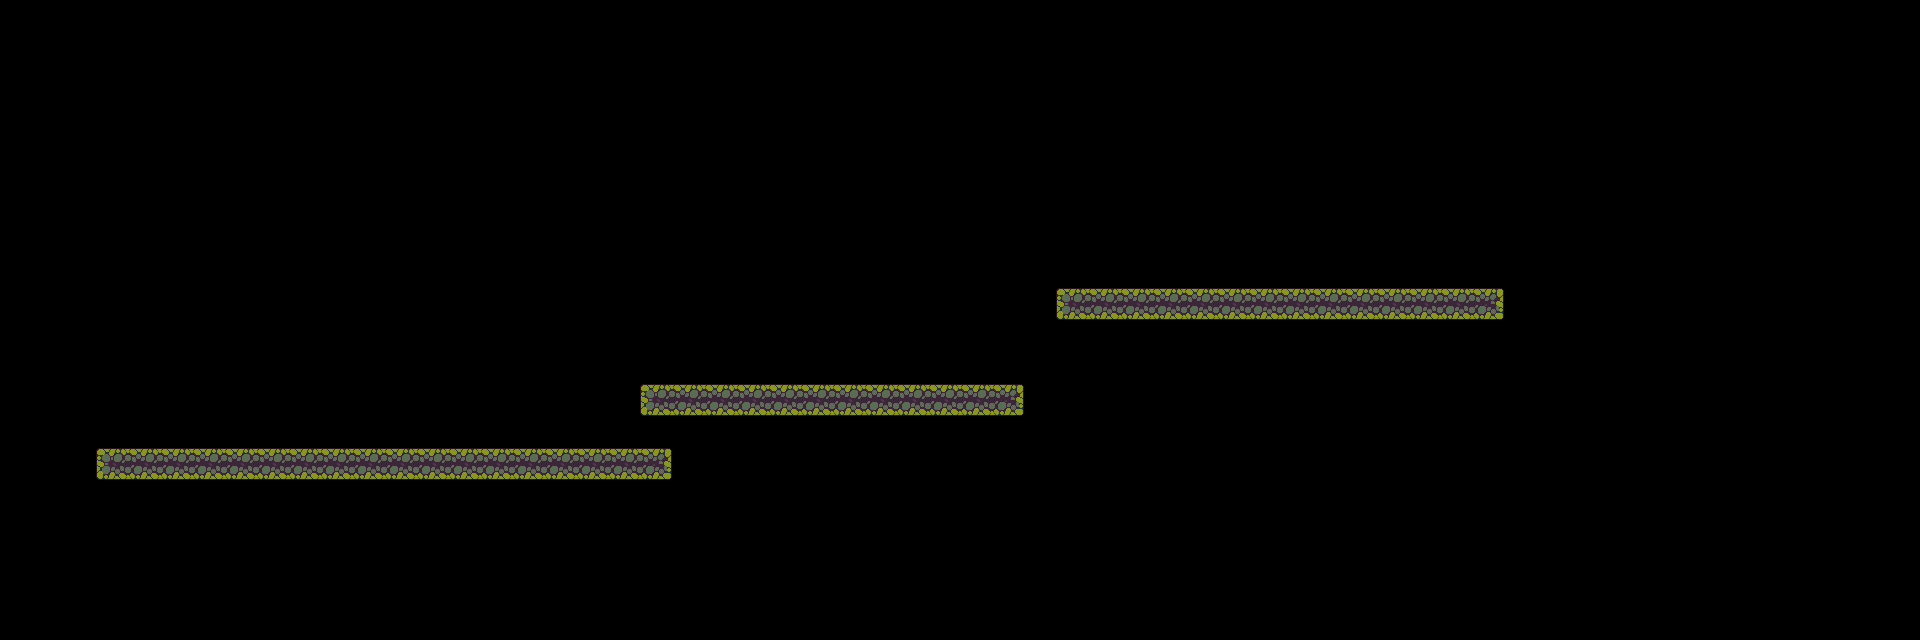

Rendered tile map (Tiled .tmx) drawn with the repository's tilesets; below, a short description and the full map source, tile grids included:
An orthogonal 60x20 tile map with 32x32 px tiles, 2 tile layers (图块层 1, 图块层 2), 4 tilesets.

<map version="1.10" tiledversion="1.11.2" orientation="orthogonal" renderorder="right-down" width="60" height="20" tilewidth="32" tileheight="32" infinite="0" nextlayerid="3" nextobjectid="1">
 <tileset firstgid="1" name="Mossy - FloatingPlatforms" tilewidth="32" tileheight="32" tilecount="4096" columns="64">
  <image source="Mossy - FloatingPlatforms.png" width="2048" height="2048" />
 </tileset>
 <tileset firstgid="4097" name="Atlas" tilewidth="32" tileheight="32" tilecount="336" columns="14">
  <image source="Assets/Atlas.png" width="464" height="784" />
 </tileset>
 <tileset firstgid="4433" name="Atlas" tilewidth="64" tileheight="64" tilecount="84" columns="7">
  <image source="Assets/Atlas.png" width="464" height="784" />
 </tileset>
 <tileset firstgid="4517" name="Tileset" tilewidth="32" tileheight="32" tilecount="60" columns="10">
  <image source="../1 Tiles/Tileset.png" width="320" height="192" />
 </tileset>
 <layer id="1" name="图块层 1" width="60" height="20">
  <data encoding="csv">
0,0,0,0,0,0,0,0,0,0,0,0,0,0,0,0,0,0,0,0,0,0,0,0,0,0,0,0,0,0,0,0,0,0,0,0,0,0,0,0,0,0,0,0,0,0,0,0,0,0,0,0,0,0,0,0,0,0,0,0,
0,0,0,0,0,0,0,0,0,0,0,0,0,0,0,0,0,0,0,0,0,0,0,0,0,0,0,0,0,0,0,0,0,0,0,0,0,0,0,0,0,0,0,0,0,0,0,0,0,0,0,0,0,0,0,0,0,0,0,0,
0,0,0,0,0,0,0,0,0,0,0,0,0,0,0,0,0,0,0,0,0,0,0,0,0,0,0,0,0,0,0,0,0,0,0,0,0,0,0,0,0,0,0,0,0,0,0,0,0,0,0,0,0,0,0,0,0,0,0,0,
0,0,0,0,0,0,0,0,0,0,0,0,0,0,0,0,0,0,0,0,0,0,0,0,0,0,0,0,0,0,0,0,0,0,0,0,0,0,0,0,0,0,0,0,0,0,0,0,0,0,0,0,0,0,0,0,0,0,0,0,
0,0,0,0,0,0,0,0,0,0,0,0,0,0,0,0,0,0,0,0,0,0,0,0,0,0,0,0,0,0,0,0,0,0,0,0,0,0,0,0,0,0,0,0,0,0,0,0,0,0,0,0,0,0,0,0,0,0,0,0,
0,0,0,0,0,0,0,0,0,0,0,0,0,0,0,0,0,0,0,0,0,0,0,0,0,0,0,0,0,0,0,0,0,0,0,0,0,0,0,0,0,0,0,0,0,0,0,0,0,0,0,0,0,0,0,0,0,0,0,0,
0,0,0,0,0,0,0,0,0,0,0,0,0,0,0,0,0,0,0,0,0,0,0,0,0,0,0,0,0,0,0,0,0,0,0,0,0,0,0,0,0,0,0,0,0,0,0,0,0,0,0,0,0,0,0,0,0,0,0,0,
0,0,0,0,0,0,0,0,0,0,0,0,0,0,0,0,0,0,0,0,0,0,0,0,0,0,0,0,0,0,0,0,0,0,0,0,0,0,0,0,0,0,0,0,0,0,0,0,0,0,0,0,0,0,0,0,0,0,0,0,
0,0,0,0,0,0,0,0,0,0,0,0,0,0,0,0,0,0,0,0,0,0,0,0,0,0,0,0,0,0,0,0,0,0,0,0,0,0,0,0,0,0,0,0,0,0,0,0,0,0,0,0,0,0,0,0,0,0,0,0,
0,0,0,0,0,0,0,0,0,0,0,0,0,0,0,0,0,0,0,0,0,0,0,0,0,0,0,0,0,0,0,0,0,0,0,0,0,0,0,0,0,0,0,0,0,0,0,0,0,0,0,0,0,0,0,0,0,0,0,0,
0,0,0,0,0,0,0,0,0,0,0,0,0,0,0,0,0,0,0,0,0,0,0,0,0,0,0,0,0,0,0,0,0,0,0,0,0,0,0,0,0,0,0,0,0,0,0,0,0,0,0,0,0,0,0,0,0,0,0,0,
0,0,0,0,0,0,0,0,0,0,0,0,0,0,0,0,0,0,0,0,0,0,0,0,0,0,0,0,0,0,0,0,0,0,0,0,0,0,0,0,0,0,0,0,0,0,0,0,0,0,0,0,0,0,0,0,0,0,0,0,
0,0,0,0,0,0,0,0,0,0,0,0,0,0,0,0,0,0,0,0,0,0,0,0,0,0,0,0,0,0,0,0,0,0,0,0,0,0,0,0,0,0,0,0,0,0,0,0,0,0,0,0,0,0,0,0,0,0,0,0,
0,0,0,0,0,0,0,0,0,0,0,0,0,0,0,0,0,0,0,0,0,0,0,0,0,0,0,0,0,0,0,0,0,0,0,0,0,0,0,0,0,0,0,0,0,0,0,0,0,0,0,0,0,0,0,0,0,0,0,0,
0,0,0,0,0,0,0,0,0,0,0,0,0,0,0,0,0,0,0,0,0,0,0,0,0,0,0,0,0,0,0,0,0,0,0,0,0,0,0,0,0,0,0,0,0,0,0,0,0,0,0,0,0,0,0,0,0,0,0,0,
0,0,0,0,0,0,0,0,0,0,0,0,0,0,0,0,0,0,0,0,0,0,0,0,0,0,0,0,0,0,0,0,0,0,0,0,0,0,0,0,0,0,0,0,0,0,0,0,0,0,0,0,0,0,0,0,0,0,0,0,
0,0,0,0,0,0,0,0,0,0,0,0,0,0,0,0,0,0,0,0,0,0,0,0,0,0,0,0,0,0,0,0,0,0,0,0,0,0,0,0,0,0,0,0,0,0,0,0,0,0,0,0,0,0,0,0,0,0,0,0,
0,0,0,0,0,0,0,0,0,0,0,0,0,0,0,0,0,0,0,0,0,0,0,0,0,0,0,0,0,0,0,0,0,0,0,0,0,0,0,0,0,0,0,0,0,0,0,0,0,0,0,0,0,0,0,0,0,0,0,0,
0,0,0,0,0,0,0,0,0,0,0,0,0,0,0,0,0,0,0,0,0,0,0,0,0,0,0,0,0,0,0,0,0,0,0,0,0,0,0,0,0,0,0,0,0,0,0,0,0,0,0,0,0,0,0,0,0,0,0,0,
0,0,0,0,0,0,0,0,0,0,0,0,0,0,0,0,0,0,0,0,0,0,0,0,0,0,0,0,0,0,0,0,0,0,0,0,0,0,0,0,0,0,0,0,0,0,0,0,0,0,0,0,0,0,0,0,0,0,0,0
</data>
 </layer>
 <layer id="2" name="图块层 2" width="60" height="20">
  <data encoding="csv">
0,0,0,0,0,0,0,0,0,0,0,0,0,0,0,0,0,0,0,0,0,0,0,0,0,0,0,0,0,0,0,0,0,0,0,0,0,0,0,0,0,0,0,0,0,0,0,0,0,0,0,0,0,0,0,0,0,0,0,0,
0,0,0,0,0,0,0,0,0,0,0,0,0,0,0,0,0,0,0,0,0,0,0,0,0,0,0,0,0,0,0,0,0,0,0,0,0,0,0,0,0,0,0,0,0,0,0,0,0,0,0,0,0,0,0,0,0,0,0,0,
0,0,0,0,0,0,0,0,0,0,0,0,0,0,0,0,0,0,0,0,0,0,0,0,0,0,0,0,0,0,0,0,0,0,0,0,0,0,0,0,0,0,0,0,0,0,0,0,0,0,0,0,0,0,0,0,0,0,0,0,
0,0,0,0,0,0,0,0,0,0,0,0,0,0,0,0,0,0,0,0,0,0,0,0,0,0,0,0,0,0,0,0,0,0,0,0,0,0,0,0,0,0,0,0,0,0,0,0,0,0,0,0,0,0,0,0,0,0,0,0,
0,0,0,0,0,0,0,0,0,0,0,0,0,0,0,0,0,0,0,0,0,0,0,0,0,0,0,0,0,0,0,0,0,0,0,0,0,0,0,0,0,0,0,0,0,0,0,0,0,0,0,0,0,0,0,0,0,0,0,0,
0,0,0,0,0,0,0,0,0,0,0,0,0,0,0,0,0,0,0,0,0,0,0,0,0,0,0,0,0,0,0,0,0,0,0,0,0,0,0,0,0,0,0,0,0,0,0,0,0,0,0,0,0,0,0,0,0,0,0,0,
0,0,0,0,0,0,0,0,0,0,0,0,0,0,0,0,0,0,0,0,0,0,0,0,0,0,0,0,0,0,0,0,0,0,0,0,0,0,0,0,0,0,0,0,0,0,0,0,0,0,0,0,0,0,0,0,0,0,0,0,
0,0,0,0,0,0,0,0,0,0,0,0,0,0,0,0,0,0,0,0,0,0,0,0,0,0,0,0,0,0,0,0,0,0,0,0,0,0,0,0,0,0,0,0,0,0,0,0,0,0,0,0,0,0,0,0,0,0,0,0,
0,0,0,0,0,0,0,0,0,0,0,0,0,0,0,0,0,0,0,0,0,0,0,0,0,0,0,0,0,0,0,0,0,0,0,0,0,0,0,0,0,0,0,0,0,0,0,0,0,0,0,0,0,0,0,0,0,0,0,0,
0,0,0,0,0,0,0,0,0,0,0,0,0,0,0,0,0,0,0,0,0,0,0,0,0,0,0,0,0,0,0,0,0,4548,4549,4549,4549,4549,4549,4549,4549,4549,4549,4549,4549,4549,4550,0,0,0,0,0,0,0,0,0,0,0,0,0,
0,0,0,0,0,0,0,0,0,0,0,0,0,0,0,0,0,0,0,0,0,0,0,0,0,0,0,0,0,0,0,0,0,0,0,0,0,0,0,0,0,0,0,0,0,0,0,0,0,0,0,0,0,0,0,0,0,0,0,0,
0,0,0,0,0,0,0,0,0,0,0,0,0,0,0,0,0,0,0,0,0,0,0,0,0,0,0,0,0,0,0,0,0,0,0,0,0,0,0,0,0,0,0,0,0,0,0,0,0,0,0,0,0,0,0,0,0,0,0,0,
0,0,0,0,0,0,0,0,0,0,0,0,0,0,0,0,0,0,0,0,4548,4549,4549,4549,4549,4549,4549,4549,4549,4549,4549,4550,0,0,0,0,0,0,0,0,0,0,0,0,0,0,0,0,0,0,0,0,0,0,0,0,0,0,0,0,
0,0,0,0,0,0,0,0,0,0,0,0,0,0,0,0,0,0,0,0,0,0,0,0,0,0,0,0,0,0,0,0,0,0,0,0,0,0,0,0,0,0,0,0,0,0,0,0,0,0,0,0,0,0,0,0,0,0,0,0,
0,0,0,4548,4549,4549,4549,4549,4549,4549,4549,4549,4549,4549,4549,4549,4549,4549,4549,4549,4550,0,0,0,0,0,0,0,0,0,0,0,0,0,0,0,0,0,0,0,0,0,0,0,0,0,0,0,0,0,0,0,0,0,0,0,0,0,0,0,
0,0,0,0,0,0,0,0,0,0,0,0,0,0,0,0,0,0,0,0,0,0,0,0,0,0,0,0,0,0,0,0,0,0,0,0,0,0,0,0,0,0,0,0,0,0,0,0,0,0,0,0,0,0,0,0,0,0,0,0,
0,0,0,0,0,0,0,0,0,0,0,0,0,0,0,0,0,0,0,0,0,0,0,0,0,0,0,0,0,0,0,0,0,0,0,0,0,0,0,0,0,0,0,0,0,0,0,0,0,0,0,0,0,0,0,0,0,0,0,0,
0,0,0,0,0,0,0,0,0,0,0,0,0,0,0,0,0,0,0,0,0,0,0,0,0,0,0,0,0,0,0,0,0,0,0,0,0,0,0,0,0,0,0,0,0,0,0,0,0,0,0,0,0,0,0,0,0,0,0,0,
0,0,0,0,0,0,0,0,0,0,0,0,0,0,0,0,0,0,0,0,0,0,0,0,0,0,0,0,0,0,0,0,0,0,0,0,0,0,0,0,0,0,0,0,0,0,0,0,0,0,0,0,0,0,0,0,0,0,0,0,
0,0,0,0,0,0,0,0,0,0,0,0,0,0,0,0,0,0,0,0,0,0,0,0,0,0,0,0,0,0,0,0,0,0,0,0,0,0,0,0,0,0,0,0,0,0,0,0,0,0,0,0,0,0,0,0,0,0,0,0
</data>
 </layer>
</map>
